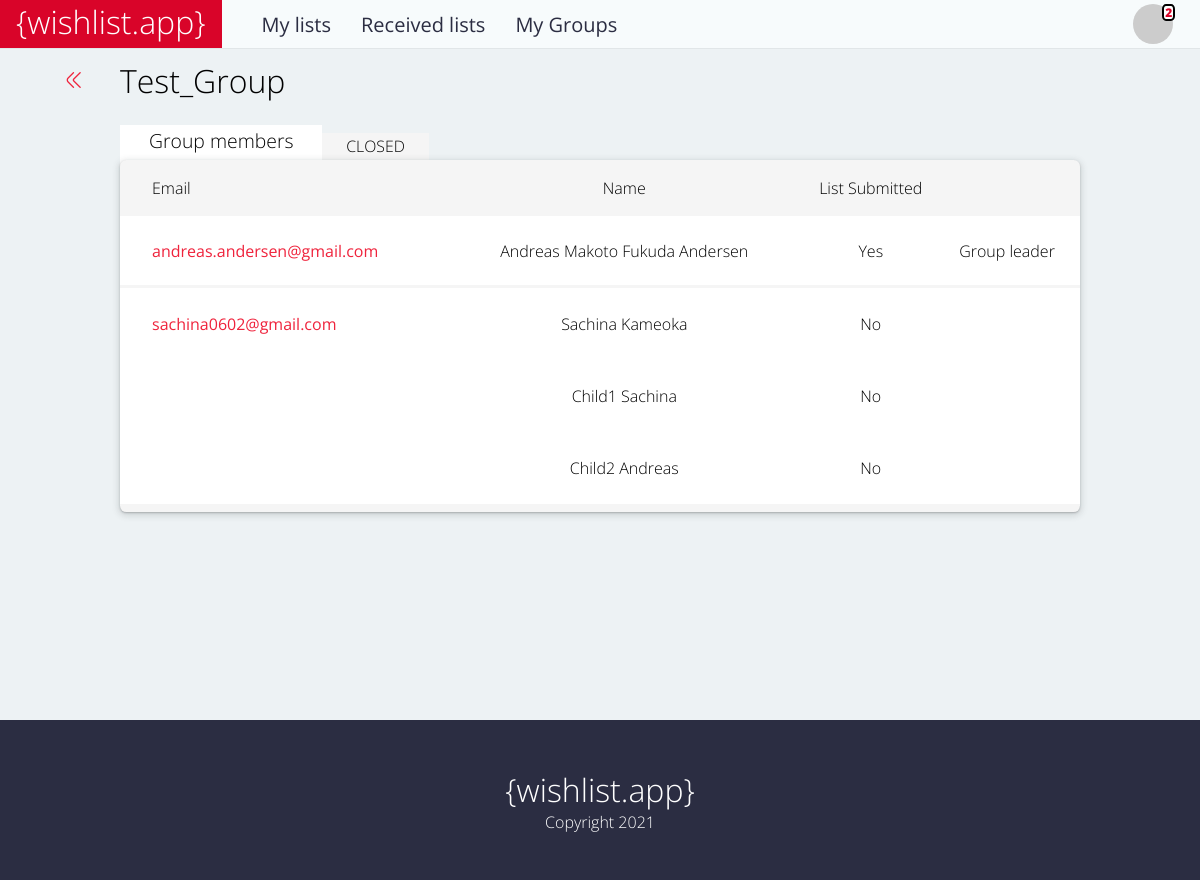
Screenshot of /groups/2/group_members/ (signed in) with the database file from the repository.
### accounts/models.py (models this page shows, shortened)
class CustomUser(AbstractUser):
    username = None
    email = models.EmailField(
        'email address',
        blank=False,
        null=False,
        unique=True
    )
    USERNAME_FIELD='email'
    REQUIRED_FIELDS=[]
    objects = CustomUserManager()
    first_name = models.CharField(
        max_length=30,
        null=True,
        blank=True,
    )
    last_name = models.CharField(
        max_length=30,
        null=True,
        blank=True,
    )
    is_leader = models.BooleanField(
        default=False,
    )
    assigned_to = models.ForeignKey(
        'CustomUser',
        null=True,
        blank=True,
        on_delete=models.CASCADE,
        related_name='assignments',
    )
    responsible_by = models.ForeignKey(
        'CustomUser',
        null=True,
        blank=True,
        on_delete=models.CASCADE,
        related_name='responsibilities',
    )
    is_self_responsible = models.BooleanField(
        default=True
    )
    def get_gravatar(self):
        md5 = hashlib.md5(self.email.encode())
        digest = md5.hexdigest()
        SIZE = 40
        DEFAULT = 'identicon'
        return f'http://www.gravatar.com/avatar/{digest}?s={SIZE}&d={DEFAULT}'
    def get_email_30char(self):
        if len(self.email) > 30:
            output = self.email[:29] + '...'
        else:
            output = self.email
        return output
    def get_notifications(self):
        notifications = Notification.objects.filter(user=self).filter(read=False)
        return len(notifications)

### groups/models.py (models this page shows, shortened)
class CustomGroup(Group):
    invited_users = models.ManyToManyField(
        CustomUser,
        blank=True,
        related_name='invited_users',
    )
    leader = models.ForeignKey(
        CustomUser,
        null=True,
        blank=True,
        on_delete=models.CASCADE,
        related_name='leader'
    )
    max_gift_value = models.DecimalField(
        max_digits=20,
        decimal_places=2,
        null=True,
        blank=True,
    )
    DKK = 'DKK'
    NOK = 'NOK'
    JPY = '¥'
    USD = "$"
    currency_choices = [
        (DKK, 'DKK'),
        (NOK, 'NOK'),
        (JPY, '¥'),
        (USD, '$'),
    ]
    currency = models.CharField(
        max_length=3,
        choices=currency_choices,
        default=NOK,
    )
    MANUAL = 'M'
    USERWISE_RANDOM = 'U'
    RANDOM = 'R'
    assignment_rule_choices = [
        (MANUAL, 'Manual'),
        (USERWISE_RANDOM, 'User-wise random'),
        (RANDOM, 'Random'),
    ]
    assignment_rule = models.CharField(
        max_length=1,
        choices=assignment_rule_choices,
        default=RANDOM,
    )
    confirm_assignment = models.BooleanField(
        default=False
    )
    created = models.DateTimeField(auto_now_add=True)
    deadline = models.DateField(
        null=True,
        blank=True
    )
    closed = models.BooleanField(
        default=False
    )
    class Meta:
        verbose_name = "Group"
        verbose_name_plural = "Groups"

### groups/views.py (the view)
class GroupMembersListView(
        LoginRequiredMixin,
        UserPassesTestMixin,
        ListView,
):
    model = CustomUser
    context_object_name = 'group_members'
    template_name = 'group/members.html'
    def get_queryset(self):
        group = CustomGroup.objects.get(id=self.kwargs['pk'])
        group_leader = group.leader
        return group.user_set.all().exclude(id=group_leader.id).order_by('date_joined')
    def get_context_data(self, **kwargs):
        data = super(GroupMembersListView, self).get_context_data(**kwargs)
        group = CustomGroup.objects.get(id=self.kwargs['pk'])
        data['leader'] = group.leader == self.request.user
        data['invitation'] = len(group.invited_users.all())
        data['current_group'] = group
        data['current_user'] = self.request.user
        data['invited_users'] = group.invited_users.all()
        data['invite_form'] = GroupMemberInviteForm()
        data['create_form'] = GroupMemberCreateForm()
        return data
    def test_func(self):
        group = CustomGroup.objects.get(id=self.kwargs['pk'])
        return self.request.user in group.user_set.all()

### groups/templatetags/tags.py (called while the page is built)
@register.simple_tag
def get_wishlist_existence(group, user):
    if (len(Wish.objects.filter(group=group).filter(author=user)) > 0):
        result = "Yes"
    else:
        result = "No"
    return result

### templates/group/members.html (shortened to what this page needs)
{% extends 'base.html' %}
{% load static %}
{% load tags %}
{% block content %}
    <div class="back">
        <a href="{% url 'my_groups' %}"><i class="fi-rr-angle-double-left"></i></a>
    </div>
    <div class="page-title">
        <div>{{ current_group.name }}</div>
    </div>
    <div class="list-container">
        {% if not current_group.closed %}
            <div class="list-title plain-title">
                <div>
                    Group members
                </div>
            </div>
        {% else %}
            <div class="list-title subtitle-title">
                <div class="list-title-title">
                    Group members
                </div>
                <div class="list-title-subtitle">
                    CLOSED
                </div>
            </div>
        {% endif %}
        {% if leader %}
            <table class="list">
                <tr class="list-top">
                    <td class="members-list-email">
                        Email
                    </td>
                    <td class="members-list-name">
                        Name
                    </td>
                    <td class="members-list-wish-submitted">
                        List Submitted
                    </td>
                    <td class="members-list-actions">
                    </td>
                </tr>
                <tr class="list-entry {% if current_group.leader == user %}list-entry-important{% endif %}">
                    <td class="members-list-email">
                        <a href="" class = "item-title">
                            {{ current_group.leader.get_email_30char }}
                        </a>
                    </td>
                    <td class="members-list-name">
                        {{ current_group.leader.first_name }} {{ current_group.leader.last_name }}
                    </td>
                    <td class="members-list-wish-submitted">
                        {% get_wishlist_existence current_group current_group.leader %}
                    </td>
                    <td class="members-list-actions">
                        <span>
                            Group leader
                        </span>
                    </td>
                </tr>
                {% for user in object_list %}
                    <tr class="list-entry {% if current_group.leader == user %}list-entry-important{% endif %}">
                        <td class="members-list-email">
                            {% if user.is_self_responsible %}
                                <a href="" class = "item-title">
                                    {{ user.get_email_30char }}
                                </a>
                            {% endif %}
                        </td>
                        <td class="members-list-name">
                            {{ user.first_name }} {{ user.last_name }}
                        </td>
                        <td class="members-list-wish-submitted">
                            {% get_wishlist_existence current_group user %}
                        </td>
                        <td class="members-list-actions">
                        </td>
                    </tr>
                {% endfor %}
                <tr class="list-empty-bottom">
                    <td></td>
                    <td></td>
                    <td></td>
                    <td></td>
                </tr>
            </table>
        {% endif %}
    </div>
{% endblock content %}

### templates/base.html (shortened to what this page needs)
<!DOCTYPE html>
{% load static %}
<html>
    <head>
        <link rel="stylesheet" href="{% static 'css/base.css' %}">
        <link rel="stylesheet" href="{% static 'css/uicons.css' %}">
    </head>
    <body>
        <div class="main">
            <header class="top-container">
                <div class="top">
                    <div class="title-and-navbar">
                        <span class="title"><a href="{% url 'home' %}" class="title-text">{wishlist.app}</a></span>
                        <div class="navbar">
                        {% if user.is_authenticated %}
                            <div class="navbar-item">
                                <a href="{% url 'my_lists' user.id %}">My lists</a>
                            </div>
                            <div class="navbar-item">
                                <a href="{% url 'received_lists' user.id %}">Received lists</a>
                            </div>
                            <div class="navbar-item">
                                <a href="{% url 'my_groups' %}">My Groups</a>
                            </div>
                        {% endif %}
                        </div>
                    </div>
                    {% if user.is_authenticated %}
                        <div class="login">
                            <div class="dropdown">
                                {% if user.get_notifications %}
                                    <div class="notifications-counter">
                                        <span>{{ user.get_notifications }}</span>
                                    </div>
                                {% endif %}
                                <a href="#" id="dropdown-button-id" class="dropdown-button" onClick="dropDown()">
                                    <img src="{{ user.get_gravatar }}" id="gravatar">
                                </a>
                            </div>
                        </div>
                    {% endif %}
                </div>
            </header>
            <div class="main-container">
                {% block content %}
                {% endblock content %}
            </div>
            <footer class="bottom-container">
                <div class="bottom_top">
                    <div>
                        {wishlist.app}
                    </div>
                </div>
                <div class="bottom">
                    <div>
                        Copyright 2021
                    </div>
                </div>
            </footer>
        </div>
    </body>
</html>

### static/css/base.css (style rules this page uses)
html { height: 100%; }
body { height: 100%; font-family: 'Open Sans', sans-serif; font-weight: 300; background-color: #EDF2F4; margin: 0; }
.main { position: relative; min-height: 100%; padding: 0 0 5em 0; }
.page-title { display: flex; flex-direction: row; justify-content: space-between; align-items: center; z-index: 2; height: 2em; font-weight: 300; font-size: 2em; }
a { color: #EF233C; text-decoration: none; font-weight: 400; }
i { padding: 0.2em 0 0 0; }
.top-container { width: 100%; }
.main-container { max-width: 60rem; width: 80%; margin: 0 auto 0 auto; padding: 0 0 10em 0; position: relative; }
.bottom-container { position: absolute; display: flex; flex-direction: column; justify-content: center; height: 10em; background-color: #2B2D42; bottom: 0; width: 100%; margin: 10em 0 0 0; }
.top { display: flex; flex-direction: row; justify-content: space-between; align-items: stretch; height: 3em; background-color: #F7FBFC; box-shadow: rgba(0, 0, 0, 0.05) 0px 0px 0px 1px; margin: 0 auto 0 auto; }
.bottom { display: flex; flex-direction: row; justify-content: space-around; width: 100%; font-weight: 300; font-size: 1em; color: white; margin: 0 auto 0 auto; }
.bottom_top { display: flex; flex-direction: row; justify-content: space-around; width: 100%; font-weight: 300; font-size: 2em; color: white; margin: 0 auto 0 auto; }
.title-and-navbar { display: flex; flex-direction: row; justify-content: space-between; }
.title { display: inline-block; order: 1; background-color: #D90429; padding: 0em 1em 0 1em; }
.title a { font-size: 2em; font-weight: 300; color: white; }
.navbar { order: 2; display: flex; flex-direction: row; justify-content: start; align-items: center; padding: 0.5em; margin: 0 0 0 2em; }
.navbar-item { display: inline-block; font-size: 1.25em; margin: 0 1.5em 0 0; }
.navbar-item a { display: inline-block; color: #2B2D42; font-weight: 400; }
.login { order: 3; display: flex; flex-direction: column; justify-content: center; align-items: center; margin: 0 2em 0 0; }
#gravatar { border-radius: 50%; height: 2.5em; width: 2.5em; }
.dropdown { position: relative; float: right; z-index: 3; }
.notifications-counter { position: absolute; left: 2em; top: -0.4em; display: flex; justify-content: center; align-items: center; border: 0.2em solid black; border-radius: 30%; height: 0.9em; color: #D90429; background-color: white; font-size: 0.75em; font-weight: 800; padding: 0.05em 0.1em 0.1em 0.1em; }
.dropdown-button { display: flex; flex-direction: row; justify-content: center; align-items: center; height: 30px; width: 30px; }
.main { margin: 0 auto 0 auto; }
.back { position: absolute; display: flex; flex-direction: row; justify-content: center; left: -6em; top: 0em; height: 2em; width: 4.2em; align-items: center; padding: 1em; }
.back a { width: 100%; display: flex; flex-direction: row; justify-content: space-around; align-items: center; }
.list { width: 100%; text-align: center; z-index: 0; background-color: whitesmoke; border-spacing: 0em 0.05em; border-collapse: separate; border-radius: 0.4em; box-shadow: rgba(60, 64, 67, 0.3) 0px 1px 2px 0px, rgba(60, 64, 67, 0.15) 0px 2px 6px 2px; margin: 0.5em 0 0 0; }
.list-container { position:relative; margin: 3em auto 1em auto; }
.list-top { height: 3.5em; }
.list-entry { height: 4.5em; background-color: white; }
tr.list-entry-important td { border-bottom: 0.2em solid whitesmoke; }
.list-empty-bottom { height: 0.5em; }
.list-title { position: absolute; display: flex; flex-direction: row; justify-content: flex-start; top: -2em; z-index: -1; font-size: 1.1em; font-weight: 300; }
.subtitle-title { align-items: center; }
.list-title-title { display: flex; flex-direction: column; justify-content: flex-start; align-items: center; height: 2.5em; font-size: 1.1em; font-weight: 300; background-color: white; padding: 0.1em 1.5em 0em 1.5em; }
.list-title-subtitle { display: flex; flex-direction: column; justify-content: flex-start; align-items: center; height: 2em; font-size: 0.9em; font-weight: 300; background-color: whitesmoke; padding: 0.1em 1.5em 0 1.5em; }
.members-list-email { width: 35%; text-align: left; padding: 0.5em 2em; }
.members-list-name { width: 50%; text-align: center; padding: 0.5em 2em; }
.members-list-wish-submitted { width: 15%; text-align: center; padding: 0.5em; }
.members-list-actions { min-width: 9em; }

### rows the page displays
CustomUser: get_notifications "2"
CustomGroup: leader.get_email_30char "andreas.andersen@gmail.com", leader.first_name "Andreas Makoto Fukuda", leader.last_name "Andersen", leader+group_ptr_id "Yes", group_ptr_id "No"
CustomUser: get_email_30char "sachina0602@gmail.com", first_name "Sachina", last_name "Kameoka"
CustomUser: first_name "Child1", last_name "Sachina"
CustomUser: first_name "Child2", last_name "Andreas"

### other values shown
{{ current_group.name }} "Test_Group"
